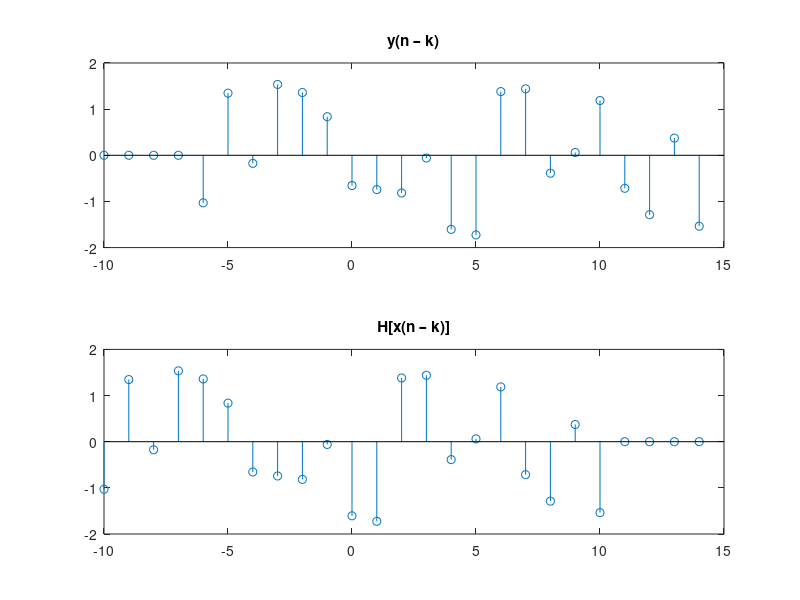

Here is the MATLAB script that generated this plot:
n = -10:10;

x = randn(size(n)); %Tín hiệu x ngẫu nhiên

%Dich dau ra
yn = fliplr(x); %y(n) = H[x(n)] = x(-n)
yn_k = [0 0 0 0 yn]; %Dịch phải y(n) 4 mẫu -> y(n – 4)
n_yn_k = [n, 11:14]; 

%Dich dau vao
x1 = [0 0 0 0 x]; %Dich phai x(n) 4 mau -> x(n-4)
n1 = [n, 11:14];
y1 = fliplr(x1); %H[x(n-k)] = x(-(n-k));


subplot(211), stem(n_yn_k,yn_k), title('y(n – k)');
subplot(212), stem(n1,y1), title('H[x(n – k)]');

%Ket luan: Ko bat bien

